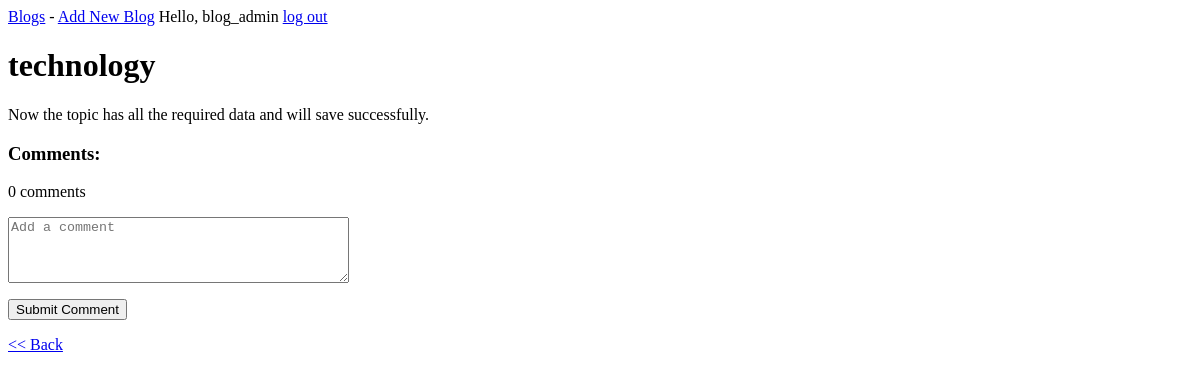
The app's page /blogs/8/ (signed in), older data.
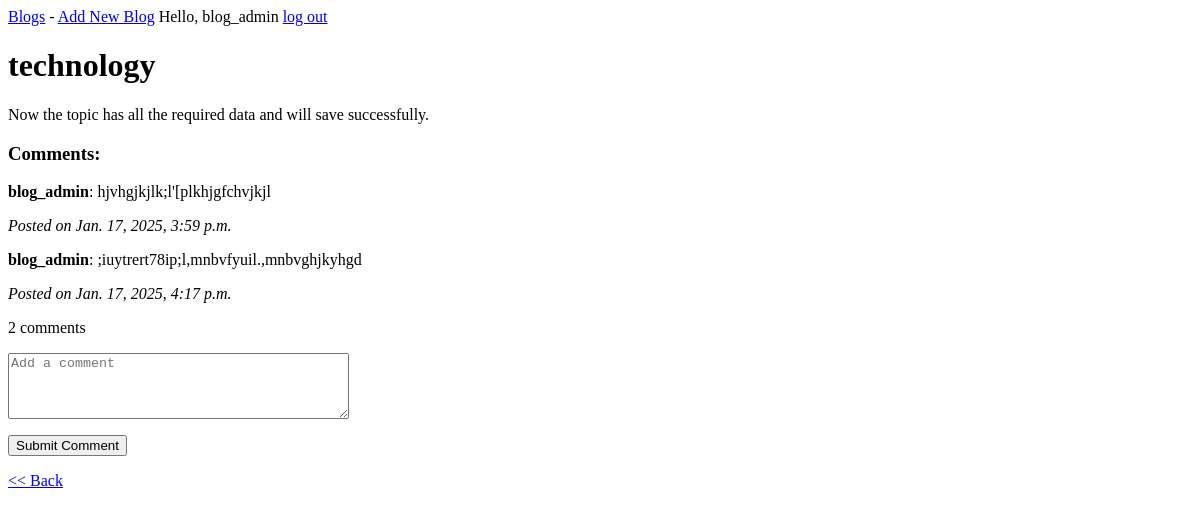
The same page, newer data.
### blogs/models.py (models this page shows, shortened)
class Comment(models.Model):
    text = models.TextField()  # Updated to use 'text'
    author = models.ForeignKey(User, on_delete=models.CASCADE)
    blog_post = models.ForeignKey('BlogPost', related_name='comments', on_delete=models.CASCADE)
    created_at = models.DateTimeField(auto_now_add=True)

### blogs/views.py (the view)
# urls.py: path('blogs/<int:post_id>/', views.blog_post_detail, name='blog_post_detail'),
def blog_post_detail(request, post_id):
    post = get_object_or_404(BlogPost, id=post_id)
    if not request.user.is_authenticated:
            return redirect('users:login')  # Redirect unauthenticated users to the login page
    comment_count = Comment.objects.filter(blog_post=post).count()
    if comment_count == 1:
        comment_message = "1 comment"
    else:
        comment_message = f"{comment_count} comments"
    if request.method == 'POST':
        comment_form = CommentForm(request.POST)
        if comment_form.is_valid():
            comment = comment_form.save(commit=False)
            comment.author = request.user  # Set the current user as the comment's author
            comment.blog_post = post  # Associate the comment with the blog post
            comment.save()  # Save the comment
            return redirect('blogs:blog_post_detail', post_id=post.id)
    else:
        comment_form = CommentForm()
    return render(request, 'blogs/blog_post_detail.html', {
        'post': post,
        'comment_form': comment_form,
        'comment_message': comment_message,  # Pass the comment count message to the template
    })

### blogs/forms.py
class CommentForm(forms.ModelForm):
    class Meta:
        model = Comment
        fields = ['text']  # Assuming 'text' is the comment field
    text = forms.CharField(
        widget=forms.Textarea(attrs={'placeholder': 'Add a comment', 'class': 'form-control', 'rows': 4}),
        label=''  # Remove the label by setting it to an empty string
    )

### blogs/templates/blogs/blog_post_detail.html (shortened to what this page needs)
{% extends 'blogs/base.html' %}
{% block content %}
<div class="container">
    <h1>{{ post.title }}</h1>
    <p>{{ post.text }}</p>
    <h3>Comments:</h3>
    {% for comment in post.comments.all %}
        <div class="comment">
            <p><strong>{{ comment.author }}</strong>: {{ comment.text }}</p>
            <p><em>Posted on {{ comment.created_at }}</em></p>
        </div>
    {% endfor %}
	<div class="comment-count">
		<p>{{ comment_message }}</p>
	</div>
    <form method="POST">
        {{ comment_form.as_p }}
        <button type="submit" class="btn btn-primary">Submit Comment</button>
    </form>
    <a href="{% url 'blogs:index' %}" class="btn btn-secondary"><< Back</a>
</div>
{% endblock %}

Row changes from the older to the newer data that the page shows:
added Comment: author "blog_admin", text "hjvhgjkjlk;l'[plkhjgfchvjkjl", created_at "Jan. 17, 2025, 3:59 p.m."
added Comment: author "blog_admin", text ";iuytrert78ip;l,mnbvfyuil.,mnbvghjkyhgd", created_at "Jan. 17, 2025, 4:17 p.m."
Text that changed along with them:
{{ comment_message }}: "0 comments" → "2 comments"
